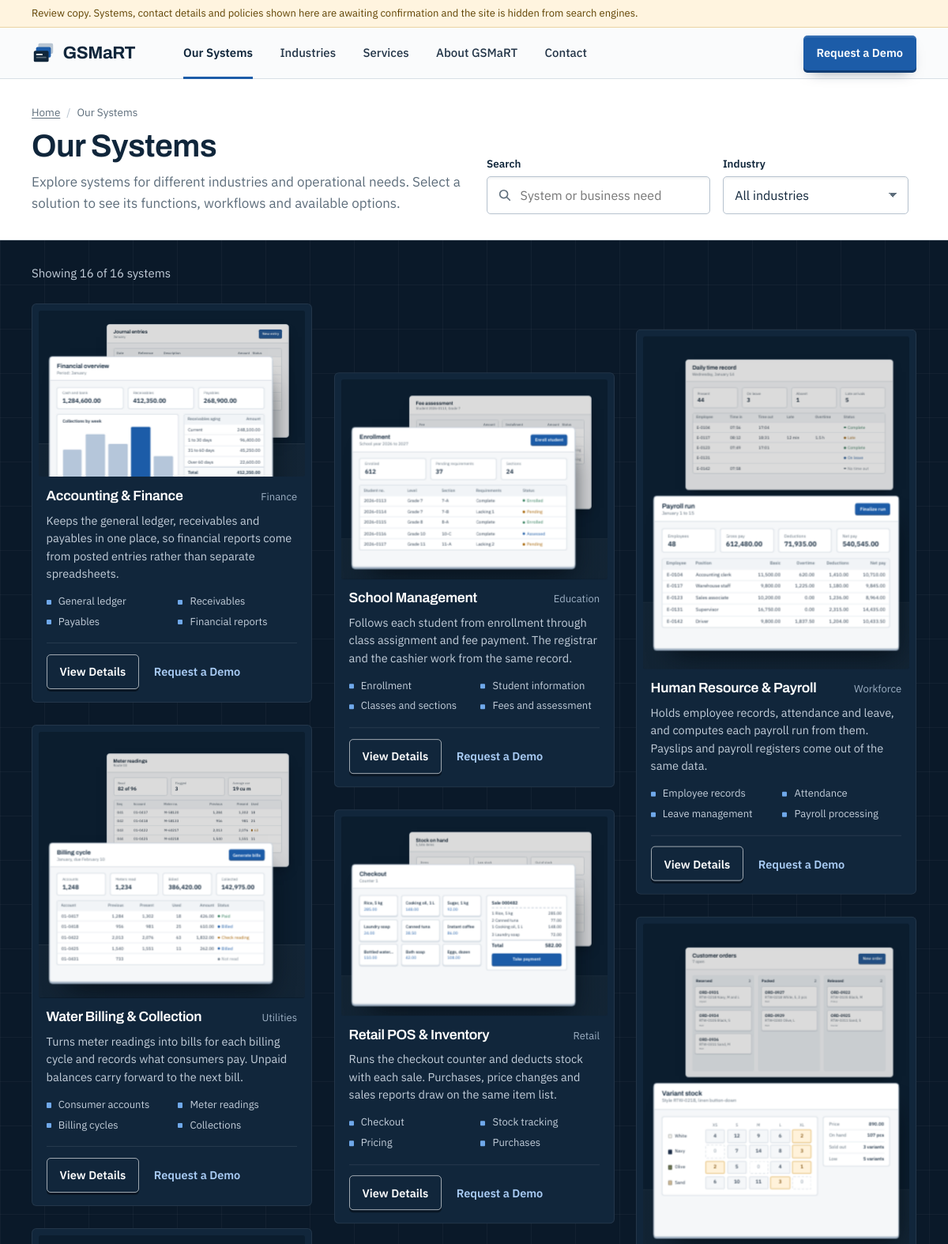
The page /systems.php (upper part) on the database its author committed.
### tables this page shows
CREATE TABLE `systems` (
  `id` INT UNSIGNED NOT NULL AUTO_INCREMENT,
  `sector_id` INT UNSIGNED NOT NULL,
  `slug` VARCHAR(120) NOT NULL,
  `name` VARCHAR(150) NOT NULL,
  `category` VARCHAR(80) NOT NULL,
  `tagline` VARCHAR(255) NOT NULL DEFAULT '',
  `summary` TEXT NOT NULL,
  `audience` TEXT NOT NULL,
  `manages` TEXT NOT NULL,
  `search_terms` VARCHAR(255) NOT NULL DEFAULT '',
  `implementation_notes` TEXT NULL,
  `platforms` VARCHAR(255) NULL,
  `deployment` VARCHAR(255) NULL,
  `integrations` VARCHAR(255) NULL,
  `pricing` VARCHAR(255) NULL,
  `is_published` TINYINT(1) NOT NULL DEFAULT 0,
  `is_featured` TINYINT(1) NOT NULL DEFAULT 0,
  `sort_order` INT NOT NULL DEFAULT 0,
  `created_at` DATETIME NOT NULL,
  `updated_at` DATETIME NOT NULL,
  PRIMARY KEY (`id`),
  UNIQUE KEY `uq_systems_slug` (`slug`),
  KEY `ix_systems_listing` (`is_published`, `sort_order`),
  KEY `ix_systems_sector` (`sector_id`),
  CONSTRAINT `fk_systems_sector` FOREIGN KEY (`sector_id`) REFERENCES `sectors` (`id`)
);

CREATE TABLE `system_modules` (
  `id` INT UNSIGNED NOT NULL AUTO_INCREMENT,
  `system_id` INT UNSIGNED NOT NULL,
  `name` VARCHAR(120) NOT NULL,
  `description` VARCHAR(500) NOT NULL DEFAULT '',
  `sort_order` INT NOT NULL DEFAULT 0,
  PRIMARY KEY (`id`),
  KEY `ix_modules_system` (`system_id`, `sort_order`),
  CONSTRAINT `fk_modules_system` FOREIGN KEY (`system_id`) REFERENCES `systems` (`id`) ON DELETE CASCADE
);

### includes/layout.php (the view, shortened to what the rows shown need)
<?php
function page_header(array $page)
{
    ?>
<!DOCTYPE html>
<html lang="en">
<head>
<link rel="stylesheet" href="<?= e(asset('css/site.css')) ?>">
</head>
<body class="<?= e(isset($page['body_class']) ? $page['body_class'] : '') ?>">
<main id="main" tabindex="-1">
<?php
}
function page_footer()
{
    ?>
</main>
</body>
</html>
<?php
}
function page_bar($title, $lead = '', array $crumbs = [], $actionsHtml = '')
{
    ?>
<div class="page-bar">
  <div class="wrap page-bar__in">
    <div class="page-bar__text">
      <h1><?= e($title) ?></h1>
    </div>
  </div>
</div>
<?php
}
function system_card(array $system, $headingLevel = 3, $index = 0)
{
    $shapes  = ['wide', 'tall', 'std', 'square', 'std', 'tall', 'wide', 'square'];
    $shape   = $shapes[$index % count($shapes)];
    $screens = preview_screens($system['slug'], $system);
    $front   = $screens[0];
    $back    = isset($screens[1]) ? $screens[1] : $screens[0];
    $detail  = url('system', $system['slug']);
    $demo    = url('contact', null, ['system' => $system['slug'], 'type' => 'demo']);
    $search  = mb_strtolower(implode(' ', [
        $system['name'], $system['category'], $system['sector_name'], $system['summary'],
        $system['search_terms'], implode(' ', $system['modules']),
    ]));
    $h = 'h' . (int) $headingLevel;
    ?>
<article class="sys-card sys-card--<?= e($shape) ?>" data-card data-sector="<?= e($system['sector_slug']) ?>" data-search="<?= e($search) ?>">
  <a class="sys-card__visual" href="<?= e($detail) ?>" tabindex="-1" aria-hidden="true" data-tilt>
    <span class="sys-card__stage">
      <span class="sys-card__win sys-card__win--back"><?= render_screen($back, 'compact') ?></span>
      <span class="sys-card__win sys-card__win--front"><?= render_screen($front, 'compact') ?></span>
    </span>
  </a>
  <div class="sys-card__body">
    <div class="sys-card__head">
      <<?= $h ?> class="sys-card__title"><a href="<?= e($detail) ?>"><?= e($system['name']) ?></a></<?= $h ?>>
      <p class="sys-card__cat"><span class="visually-hidden">Industry: </span><?= e($system['category']) ?></p>
    </div>
    <p class="sys-card__sum"><?= e($system['summary']) ?></p>
    <ul class="sys-card__mods" aria-label="Main modules">
<?php foreach (array_slice($system['modules'], 0, 4) as $module): ?>
      <li><?= e($module) ?></li>
<?php endforeach; ?>
    </ul>
    <div class="sys-card__actions">
      <a class="btn btn--outline btn--sm" href="<?= e($detail) ?>">View Details<span class="visually-hidden">: <?= e($system['name']) ?></span></a>
      <a class="btn btn--ghost-light btn--sm" href="<?= e($demo) ?>">Request a Demo<span class="visually-hidden">: <?= e($system['name']) ?></span></a>
    </div>
  </div>
</article>
<?php
}

### systems.php (shortened to what the rows shown need)
<?php
require __DIR__ . '/includes/bootstrap.php';
$systems = catalog_systems();
$sectors = catalog_by_sector();
$q      = isset($_GET['q']) && is_string($_GET['q']) ? mb_substr(trim($_GET['q']), 0, 80) : '';
$sector = isset($_GET['sector']) && is_string($_GET['sector']) && isset($sectors[$_GET['sector']]) ? $_GET['sector'] : '';
foreach ($systems as $i => $system) {
    $systems[$i]['match'] = catalog_matches($system, $q, $sector);
}
$total = count($systems);
page_header([
    'title'       => 'Our Systems | ' . company('brand'),
    'description' => 'Browse GSMaRT systems by industry: accounting, payroll, school management, water billing, retail, hospitality, services, logistics and construction.',
    'current'     => 'systems',
    'canonical'   => url('systems'),
]);
?>
<?php
$tools = ob_get_clean();
?>
<div class="catalog" data-catalog data-total="<?= $total ?>">
<?php
page_bar(
    'Our Systems',
    'Explore systems for different industries and operational needs. Select a solution to see its functions, workflows and available options.',
    [['Home', url('home')], ['Our Systems', null]],
    $tools
);
?>
<section class="wall-section wall-section--catalog" aria-label="System catalog">
  <div class="wrap">
    <div class="wall" data-wall data-catalog-grid>
<?php foreach ($systems as $n => $system): ?>
      <div class="wall__cell" data-cell<?= $system['match'] ? '' : ' hidden' ?>><?php system_card($system, 2, $n); ?></div>
<?php endforeach; ?>
    </div>
  </div>
</section>
</div>
<?php page_footer(); ?>

### includes/preview.php (shortened to what the rows shown need)
<?php
function preview_data()
{
    static $data = null;
    if ($data === null) {
        $data = require GSMART_ROOT . '/content/previews.php';
    }
    return $data;
}
function preview_screens($slug, $system = null)
{
    $data = preview_data();
    if (!empty($data[$slug]['screens'])) {
        return $data[$slug]['screens'];
    }
    $name    = $system ? $system['name'] : 'System';
    $modules = [];
    $rows = [];
    $blocks = [['table', ['cols' => ['Module', 'Status'], 'w' => '3fr 1fr', 'rows' => $rows]]];
    return [[
        'label' => 'Overview', 'app' => $name, 'nav' => array_slice($modules, 0, 6), 'active' => 0,
        'title' => $name, 'meta' => 'Overview', 'blocks' => $blocks,
    ]];
}
function ui_value($value)
{
    $value = (string) $value;
    if (preg_match('/^(ok|warn|bad|info|mute):(.*)$/s', $value, $m)) {
        return '<span class="ui-st ui-st--' . $m[1] . '">' . e($m[2]) . '</span>';
    }
    return e($value);
}
function ui_tone($value)
{
    return preg_match('/^(ok|warn|bad|info|mute):/', (string) $value, $m) ? $m[1] : 'mute';
}
function ui_text($value)
{
    return preg_replace('/^(ok|warn|bad|info|mute):/', '', (string) $value);
}
function ui_widths($w)
{
    return preg_replace('/[^0-9a-z.\s]/', '', (string) $w);
}
function render_blocks(array $blocks)
{
    $html = '';
    foreach ($blocks as $block) {
        $html .= render_block($block[0], $block[1]);
    }
    return $html;
}
function render_block($type, $d)
{
    $h = '';
    switch ($type) {
        case 'stats':
            $h .= '<div class="ui-stats">';
            foreach ($d as $s) {
                $h .= '<div class="ui-stat"><span>' . e($s[0]) . '</span><b>' . e($s[1]) . '</b></div>';
            }
            return $h . '</div>';
        case 'table':
            $num = isset($d['num']) ? $d['num'] : [];
            $w   = isset($d['w']) ? ui_widths($d['w']) : 'repeat(' . count($d['cols']) . ', 1fr)';
            $h  .= '<div class="ui-table" style="--w:' . $w . '">';
            $h  .= '<div class="ui-tr ui-tr--head">';
            foreach ($d['cols'] as $i => $c) {
                $h .= '<span' . (in_array($i, $num, true) ? ' class="n"' : '') . '>' . e($c) . '</span>';
            }
            $h .= '</div>';
            foreach ($d['rows'] as $row) {
                $total = isset($row['total']);
                unset($row['total']);
                $h .= '<div class="ui-tr' . ($total ? ' ui-tr--total' : '') . '">';
                foreach (array_values($row) as $i => $cell) {
                    $h .= '<span' . (in_array($i, $num, true) ? ' class="n"' : '') . '>' . ui_value($cell) . '</span>';
                }
                $h .= '</div>';
            }
            return $h . '</div>';
        case 'bars':
            $max = max($d['values']) ?: 1;
            $h  .= '<div class="ui-chart"><div class="ui-h">' . e($d['label']) . '</div><div class="ui-bars">';
            foreach ($d['values'] as $i => $v) {
                $pct = round($v / $max * 100);
                $hot = isset($d['mark']) && $d['mark'] === $i ? ' class="is-mark"' : '';
                $h  .= '<span' . $hot . '><i style="height:' . $pct . '%"></i><em>' . e($d['labels'][$i]) . '</em></span>';
            }
            return $h . '</div></div>';
        case 'grid':
            $n  = count($d['cols']);
            $h .= '<div class="ui-grid" style="--n:' . $n . '"><div class="ui-grid__r ui-grid__r--head"><span></span>';
            foreach ($d['cols'] as $c) {
                $h .= '<em>' . e($c) . '</em>';
            }
            $h .= '</div>';
            foreach ($d['rows'] as $row) {
                $h .= '<div class="ui-grid__r"><span>' . e($row[0]) . '</span>';
                foreach (str_split(str_pad($row[1], $n, '.')) as $cell) {
                    $cls = ['.' => '', 'b' => 'is-b', 'p' => 'is-p', 'x' => 'is-x'];
                    $h  .= '<i class="' . (isset($cls[$cell]) ? $cls[$cell] : '') . '"></i>';
                }
                $h .= '</div>';
            }
            if (!empty($d['legend'])) {
                $h .= '<div class="ui-legend">';
                foreach ($d['legend'] as $code => $text) {
                    $h .= '<span><i class="is-' . e($code) . '"></i>' . e($text) . '</span>';
                }
                $h .= '</div>';
            }
            return $h . '</div>';
        case 'board':
            $h .= '<div class="ui-board" style="--n:' . count($d) . '">';
            foreach ($d as $col) {
                $h .= '<div class="ui-col"><div class="ui-col__t">' . e($col[0]) . '<b>' . count($col[1]) . '</b></div>';
                foreach ($col[1] as $card) {
                    $h .= '<div class="ui-card"><b>' . e($card[0]) . '</b><span>' . e($card[1]) . '</span>'
                        . (isset($card[2]) ? '<em>' . ui_value($card[2]) . '</em>' : '') . '</div>';
                }
                $h .= '</div>';
            }
            return $h . '</div>';
        case 'items':
            $h .= '<div class="ui-items">';
            foreach ($d as $item) {
                $h .= '<div class="ui-item"><b>' . e($item[0]) . '</b><span>' . e($item[1]) . '</span></div>';
            }
            return $h . '</div>';
        case 'ticket':
            $h .= '<div class="ui-ticket"><div class="ui-ticket__t">' . e($d['title']) . '</div>';
            foreach ($d['lines'] as $line) {
                $h .= '<div class="ui-line"><span>' . e($line[0]) . '</span><span>' . e($line[1]) . '</span></div>';
            }
            if (isset($d['total'])) {
                $h .= '<div class="ui-line ui-line--total"><span>' . e(isset($d['total_label']) ? $d['total_label'] : 'Total')
                    . '</span><span>' . e($d['total']) . '</span></div>';
            }
            if (isset($d['button'])) {
                $h .= '<div class="ui-btn ui-btn--wide">' . e($d['button']) . '</div>';
            }
            return $h . '</div>';
        case 'tiles':
            $h .= '<div class="ui-tiles" style="--n:' . (int) $d['n'] . '">';
            foreach ($d['items'] as $t) {
                $h .= '<div class="ui-tile ui-tile--' . ui_tone($t[1]) . '"><b>' . e($t[0]) . '</b><span>' . e(ui_text($t[1])) . '</span>'
                    . (isset($t[2]) ? '<em>' . e($t[2]) . '</em>' : '') . '</div>';
            }
            return $h . '</div>';
        case 'timeline':
            $h .= '<div class="ui-timeline">';
            foreach ($d as $step) {
                $h .= '<div class="ui-tl is-' . e($step[2]) . '"><i></i><b>' . e($step[0]) . '</b><span>' . e($step[1]) . '</span></div>';
            }
            return $h . '</div>';
        case 'gantt':
            $n  = count($d['cols']);
            $h .= '<div class="ui-gantt" style="--n:' . $n . '"><div class="ui-gantt__r ui-gantt__r--head"><span></span><div>';
            foreach ($d['cols'] as $c) {
                $h .= '<em>' . e($c) . '</em>';
            }
            $h .= '</div></div>';
            foreach ($d['rows'] as $r) {
                $h .= '<div class="ui-gantt__r"><span>' . e($r[0]) . '</span><div><i style="--s:' . (int) $r[1] . ';--l:' . (int) $r[2]
                    . '"><u style="width:' . (int) $r[3] . '%"></u></i></div></div>';
            }
            return $h . '</div>';
        case 'matrix':
            $n  = count($d['cols']);
            $h .= '<div class="ui-matrix" style="--n:' . $n . '"><div class="ui-mx ui-mx--head"><span></span>';
            foreach ($d['cols'] as $c) {
                $h .= '<em>' . e($c) . '</em>';
            }
            $h .= '</div>';
            foreach ($d['rows'] as $r) {
                $h .= '<div class="ui-mx"><span><i style="background:' . e($r[1]) . '"></i>' . e($r[0]) . '</span>';
                foreach ($r[2] as $qty) {
                    $cls = $qty === 0 ? 'is-out' : ($qty <= 3 ? 'is-low' : '');
                    $h  .= '<b class="' . $cls . '">' . (int) $qty . '</b>';
                }
                $h .= '</div>';
            }
            return $h . '</div>';
        case 'kv':
            $h .= '<div class="ui-kv">';
            foreach ($d as $pair) {
                $h .= '<div><span>' . e($pair[0]) . '</span><b>' . ui_value($pair[1]) . '</b></div>';
            }
            return $h . '</div>';
        case 'cols':
            $h .= '<div class="ui-cols" style="--w:' . ui_widths($d['w']) . '">';
            foreach ($d['items'] as $group) {
                $h .= '<div class="ui-stack">' . render_blocks($group) . '</div>';
            }
            return $h . '</div>';
    }
    return '';
}
function render_screen(array $screen, $variant = 'full')
{
    $title  = isset($screen['title']) ? $screen['title'] : '';
    $meta   = isset($screen['meta']) ? $screen['meta'] : '';
    $action = isset($screen['action']) ? $screen['action'] : '';
    $h = '<div class="ui ui--' . e($variant) . '" aria-hidden="true">';
    $h .= '<div class="ui-main"><div class="ui-top"><div class="ui-top__t"><b>' . e($title) . '</b>'
        . ($meta !== '' ? '<span>' . e($meta) . '</span>' : '') . '</div>'
        . ($action !== '' ? '<div class="ui-btn">' . e($action) . '</div>' : '') . '</div>';
    $h .= '<div class="ui-body">' . render_blocks($screen['blocks']) . '</div>';
    return $h . '</div></div>';
}

### rows shown on the page
systems: title "Journal entries Financial overview", meta "Period: January", s "1,284,600.00", s "412,350.00", s "268,900.00", label "Collections by week", $pct 55 (drawn), $pct 85 (drawn), $pct 66 (drawn), $pct 100 (drawn), $pct 43 (drawn), cell "Current", cell "248,100.00", cell "1 to 30 days", cell "96,400.00", cell "31 to 60 days", cell "45,250.00", cell "Over 60 days", cell "22,600.00", cell "Total", cell "412,350.00", name "Accounting & Finance", category "Finance", summary "Keeps the general ledger, receivables and payables in one place, so financial reports come from posted entries rather than separate spreadsheets.", module "General ledger", module "Receivables", module "Payables", module "Financial reports"
systems: title "Daily time record Payroll run", meta "Wednesday, January 14 January 1 to 15", s "44", s "3", s "1", s "5", cell "E-0104", cell "07:56", cell "17:04", m "Complete", cell "E-0117", cell "08:12", cell "18:31", cell "12 min", cell "1.5 h", m "Late", cell "E-0123", cell "07:49", cell "17:01", cell "E-0131", m "On leave", cell "E-0142", cell "07:58", m "No time out", action "Finalize run", s "Employees", s "48", s "Gross pay", s "612,480.00", s "Deductions", s "71,935.00", s "Net pay", s "540,545.00", c "Employee", c "Position", c "Basic", c "Overtime", c "Deductions", c "Net pay", cell "Accounting clerk", cell "11,500.00", cell "620.00", cell "1,410.00", cell "10,710.00", cell "Warehouse staff", cell "9,800.00", cell "1,225.00", cell "1,180.00", cell "9,845.00", cell "Sales associate", cell "10,200.00", cell "0.00", cell "1,236.00", cell "8,964.00", cell "Supervisor", cell "16,750.00", cell "2,315.00", cell "14,435.00", cell "Driver", cell "1,837.50", cell "1,204.00", cell "10,433.50", name "Human Resource & Payroll", category "Workforce", summary "Holds employee records, attendance and leave, and computes each payroll run from them. Payslips and payroll registers come out of the same data.", module "Employee records", module "Attendance", module "Leave management", module "Payroll processing"
systems: title "Fee assessment", meta "School year 2026 to 2027", action "Enroll student", s "612", s "37", s "24", cell "2026-0113", cell "Grade 7", cell "7-A", cell "Complete", m "Enrolled", cell "2026-0114", cell "7-B", cell "Lacking 1", m "Pending", cell "2026-0115", cell "Grade 8", cell "8-A", cell "2026-0116", cell "Grade 10", cell "10-C", m "Assessed", cell "2026-0117", cell "Grade 11", cell "11-A", cell "Lacking 2", name "School Management", category "Education", summary "Follows each student from enrollment through class assignment and fee payment. The registrar and the cashier work from the same record.", module "Enrollment", module "Student information", module "Classes and sections", module "Fees and assessment"
system_modules: name "Enrollment"
systems: s "82 of 96", s "3", s "19 cu m", title "Billing cycle", meta "January, due February 10", action "Generate bills", s "1,248", s "1,234", s "386,420.00", s "142,975.00", cell "01-0417", cell "1,284", cell "1,302", cell "18", cell "426.00", m "Paid", cell "01-0418", cell "956", cell "981", cell "25", cell "610.00", m "Billed", cell "01-0422", cell "2,013", cell "2,076", cell "63", cell "1,832.00", m "Check reading", cell "01-0425", cell "1,540", cell "1,551", cell "11", cell "262.00", cell "01-0431", cell "733", m "Not read", name "Water Billing & Collection", category "Utilities", summary "Turns meter readings into bills for each billing cycle and records what consumers pay. Unpaid balances carry forward to the next bill.", module "Consumer accounts", module "Meter readings", module "Billing cycles", module "Collections"
system_modules: name "Meter readings"
systems: title "Stock on hand", meta "Counter 1", item "Rice, 5 kg", item "Cooking oil, 1 L", item "Sugar, 1 kg", item "Laundry soap", item "Canned tuna", item "Instant coffee", item "Bottled wate…", item "Bath soap", item "Eggs, dozen", title "Sale 000482", line "1 Rice, 5 kg", line "285.00", line "2 Canned tuna", line "77.00", line "1 Cooking oil, 1 L", line "148.00", line "3 Laundry soap", line "72.00", total_label "Total", total "582.00", button "Take payment", name "Retail POS & Inventory", category "Retail", summary "Runs the checkout counter and deducts stock with each sale. Purchases, price changes and sales reports draw on the same item list.", module "Checkout", module "Stock tracking", module "Pricing", module "Purchases"
system_modules: name "Checkout"
systems: title "Customer orders", meta "7 open Style RTW-0218, linen button-down", action "New order", card "ORD-0931", card "ORD-0934", card "ORD-0936", card "ORD-0927", card "ORD-0929", card "ORD-0922", card "ORD-0925", c "XS", c "S", c "M", c "L", c "XL", r "White", qty "4", qty "12", qty "9", qty "6", qty "2", r "Navy", qty "0", qty "7", qty "14", qty "8", qty "3", r "Olive", qty "5", qty "1", r "Sand", qty "10", qty "11", pair "Price", pair "890.00", pair "On hand", pair "107 pcs", pair "Sold out", pair "3 variants", pair "Low", pair "5 variants"
system_modules: name "Variant stock"

### other values the page prints
$brand "GSMaRT"
$label "Our Systems"
$label "Industries"
$label "Services"
$label "About GSMaRT"
$label "Contact"
$crumb[0] "Home"
$crumb[0] "Our Systems"
$title "Our Systems"
$lead "Explore systems for different industries and operational needs. Select a solution to see its functions, workflows and available options."
